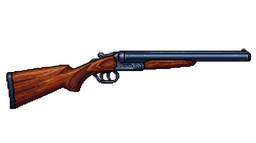
#> input picture dead-horizon-fullscreen-v4/tools/ui_sources/double_barrel.png, 256 x 143 px, shrunk from 1678 x 937 before the run
$ python bake_shotgun_layers.py ui_sources/double_barrel.png
#> lines starting #> are read from the running program, lines starting #| are printed output that depends on the picture; after the words box and inside, x2 and y2 are one past the last pixel; in counts of white or black regions, pixels touching at a corner belong together
#!/usr/bin/env python3
"""Builds the pump-shotgun hand sprites used by the animation rig from the original diagonal 48x48 export.
Rotates the gun horizontal (RotSprite-style), scales it to LEN px, then writes (assets/weapons):
  shotgun.png (assembled idle sprite, used for the muzzle position), shotgun_body.png, shotgun_pump.png, shotgun_icon.png (64x24 HUD icon)
The pump (forend) is drawn as its own piece so it can slide; the magazine tube under it is painted into the body layer.
Usage: python3 tools/bake_shotgun_layers.py path/to/create_a_pump_shotgun.png"""
import sys, math
from PIL import Image
import numpy as np
SRC=sys.argv[1]; OUT='assets/weapons/'
K=8; LEN=48; CW,CH=54,20; X0,Y0=3,4
PUMP_X,PUMP_W=30,11; PUMP_ROW0=6
BLK=(1,2,5,255)
src=Image.open(SRC).convert('RGBA')
#> src is the input picture: PIL image 256x143 RGBA; mean R, G, B, A 10.2, 6, 5.7, 34.7
a=np.array(src)[:,:,3]>0; ys,xs=np.nonzero(a); pts=np.stack([xs,ys],1).astype(float); c=pts.mean(0)
#> after `a = np.array(src)[:, :, 3] > 0`:
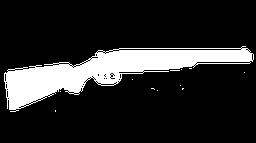
#> a: shape (143, 256) bool; 16.4% white; 12 white regions (11 under 20 px), largest, box (x1, y1, x2, y2) and area: (4, 46, 254, 112) 5990
#> after `ys, xs = np.nonzero(a)`: ys = 6018 values from 46 to 111; xs = 6018 values, max 253 at index 888, min 4 at index 3636, mean 107.3
#> after `pts = np.stack([xs, ys], 1).astype(float)`: pts = 6018 pairs, first value 4 to 253, second value 46 to 111
#> after `c = pts.mean(0)`: c = [107.3, 70.13]
v=np.linalg.svd(pts-c,full_matrices=False)[2][0]
#> v = [-0.987, 0.163]
if v[0]<0: v=-v
#> v = [0.987, -0.163]
ang=math.degrees(math.atan2(-v[1],v[0]))
#> ang = 9.4
big=src.resize((src.width*K,src.height*K),Image.NEAREST).rotate(-ang,resample=Image.NEAREST,expand=True); big=big.crop(big.getbbox())
#> after `big = src.resize((src.width * K, src.height * K), Image.NEAREST).rotat`:
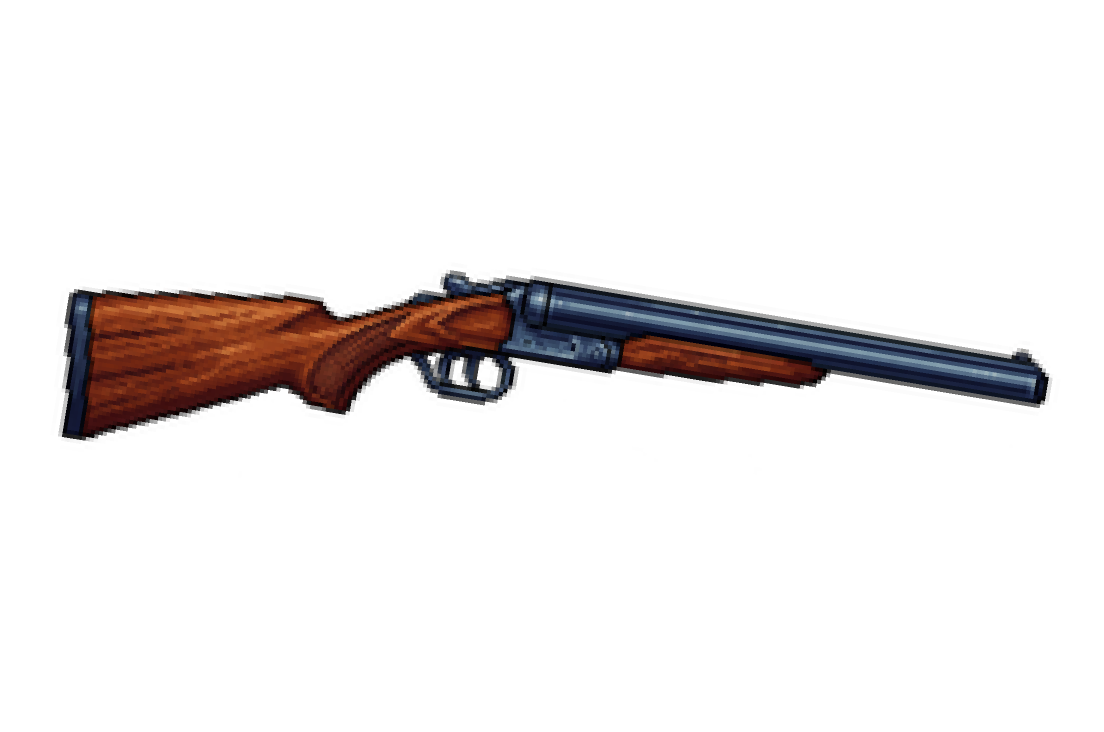
#> big: PIL image 2208x1464 RGBA (shown at 1/2 size); mean R, G, B, A 7.4, 4.3, 4.2, 25.2; transparent parts drawn white
#> after `big = big.crop(big.getbbox())`:
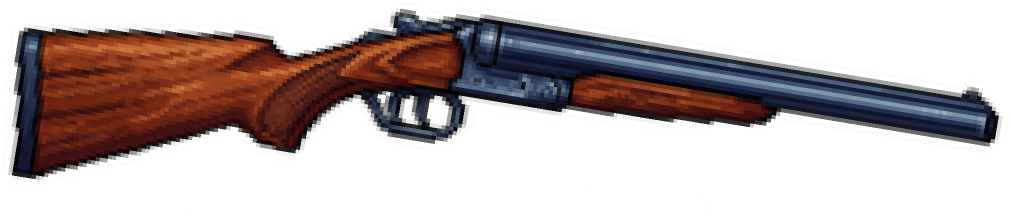
#> big: PIL image 2021x434 RGBA (shown at 1/2 size); mean R, G, B, A 27.2, 15.9, 15.3, 92.7; transparent parts drawn white
arr=np.array(big).astype(float); al=arr[:,:,3:4]/255.
#> after `al = arr[:, :, 3:4] / 255.0`:
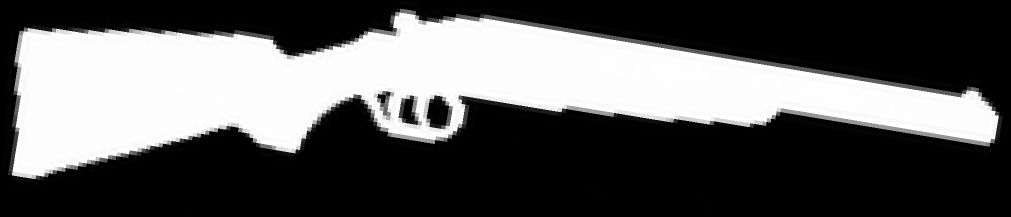
#> al: shape (434, 2021, 1) float64 (shown at 1/2 size); min 0, max 1, mean 0.364
w=LEN; h=max(1,round(big.height*LEN/big.width))
#> after `h = max(1, round(big.height * LEN / big.width))`: h = 10
chs=[np.array(Image.fromarray((arr[:,:,i]*al[:,:,0]).astype(np.float32),mode='F').resize((w,h),Image.BOX)) for i in range(3)]
#> chs = 3 items
A=np.array(Image.fromarray(al[:,:,0].astype(np.float32),mode='F').resize((w,h),Image.BOX))
o=np.zeros((h,w,4),np.uint8); m=A>=.5
for i in range(3): o[:,:,i]=np.where(m,np.clip(chs[i]/np.maximum(A,1e-6),0,255),0)
o[:,:,3]=np.where(m,255,0)
gun=Image.fromarray(o); print('gun',gun.size,'axis',round(ang,1))
#| gun (48, 10) axis 9.4
body=Image.new('RGBA',(CW,CH),(0,0,0,0)); body.paste(gun,(X0,Y0),gun); bp=body.load()
#> after `body = Image.new('RGBA', (CW, CH), (0, 0, 0, 0))`: body: PIL image 54x20 RGBA; every value is 0
# paint the magazine tube where the pump normally covers it, then clear the old forend pixels
r0=Y0+PUMP_ROW0
for x in range(X0+PUMP_X-1,X0+PUMP_X+PUMP_W+6):
    for yy in range(r0,r0+4): bp[x,yy]=(0,0,0,0)
    bp[x,r0]=(70,73,81,255); bp[x,r0+1]=(40,42,50,255); bp[x,r0+2]=BLK
# the pump (forend): outline + dark body + grip grooves
pump=Image.new('RGBA',(CW,CH),(0,0,0,0)); pp=pump.load()
px0=X0+PUMP_X
for x in range(px0,px0+PUMP_W):
    for yy in range(r0,r0+4):
        if yy in (r0,r0+3) or x in (px0,px0+PUMP_W-1): pp[x,yy]=BLK
        elif yy==r0+1: pp[x,yy]=(92,96,108,255) if (x-px0)%3 else (12,13,18,255)
        else: pp[x,yy]=(12,13,18,255) if (x-px0)%3==0 else (44,46,56,255)
cv=body.copy(); cv.alpha_composite(pump)
#> after `cv.alpha_composite(pump)`:
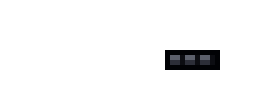
#> pump: PIL image 54x20 RGBA (shown 5 times larger); mean R, G, B, A 0.8, 0.9, 1.1, 10.4; transparent parts drawn white
#> after `cv.alpha_composite(pump)`:
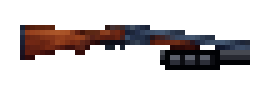
#> cv: PIL image 54x20 RGBA (shown 5 times larger); mean R, G, B, A 13.7, 8.7, 8.8, 56.9; transparent parts drawn white
cv.save(OUT+'shotgun.png'); body.save(OUT+'shotgun_body.png'); pump.save(OUT+'shotgun_pump.png')
icon=Image.new('RGBA',(64,24),(0,0,0,0)); bb=cv.getbbox(); ic=cv.crop(bb); icon.paste(ic,((64-ic.width)//2,(24-ic.height)//2),ic); icon.save(OUT+'shotgun_icon.png')
#> after `icon = Image.new('RGBA', (64, 24), (0, 0, 0, 0))`: icon: PIL image 64x24 RGBA; every value is 0
#> after `bb = cv.getbbox()`: bb = (4, 5, 50, 14)
#> after `icon.paste(ic, ((64 - ic.width) // 2, (24 - ic.height) // 2), ic)`:
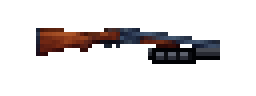
#> icon: PIL image 64x24 RGBA (shown 4 times larger); mean R, G, B, A 9.6, 6.1, 6.2, 40; transparent parts drawn white
print('canvas',cv.size,'content bbox',bb)
#| canvas (54, 20) content bbox (4, 5, 50, 14)
